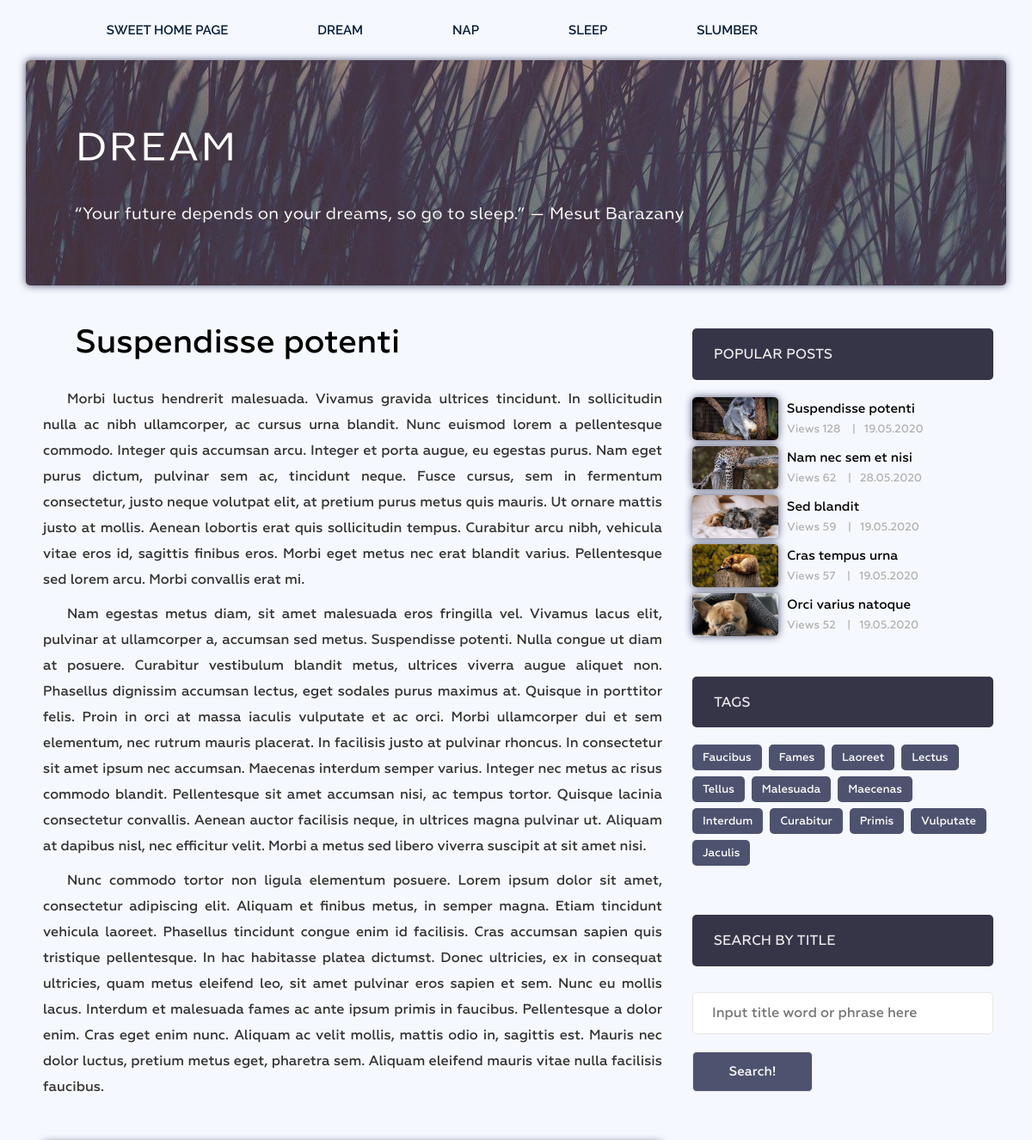
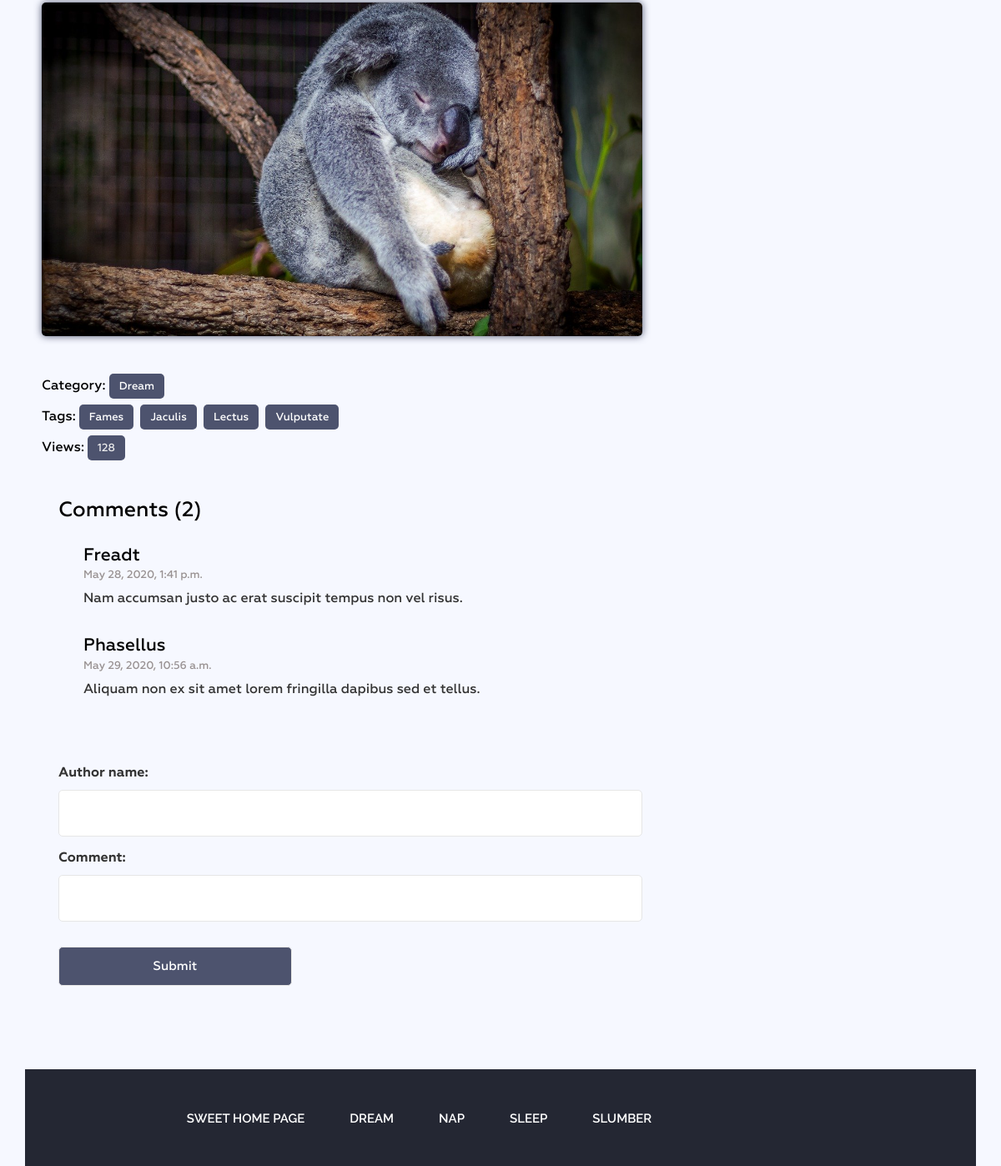
The app's page /post/suspendisse-potenti/ with its own data (2 pictures, top to bottom).
### blogapp/models.py (models this page shows, shortened)
class Category(models.Model):
    title = models.CharField(max_length=50)
    slug = models.SlugField(max_length=50, unique=True)
    quote = models.CharField(max_length=255)
    def __str__(self):
        return self.title
    def get_absolute_url(self):
        return reverse(viewname='category', kwargs={'slug': self.slug})
    class Meta:
        verbose_name_plural = 'Categories'
        ordering = ['title']

class Post(models.Model):
    title = models.CharField(max_length=150)
    slug = models.SlugField(max_length=150, unique=True)
    content = models.TextField(blank=True)
    author = models.CharField(max_length=150)
    created_at = models.DateTimeField(auto_now_add=True)
    photo = models.ImageField(upload_to='photos/%Y/%m/%d/', blank=True)
    views = models.IntegerField(default=0)
    category = models.ForeignKey(Category, on_delete=models.PROTECT, related_name='posts')
    tags = models.ManyToManyField(Tag, blank=True, related_name='posts')
    def get_absolute_url(self):
        return reverse(viewname='post', kwargs={'slug': self.slug})
    class Meta:
        ordering = ['-created_at']

class Tag(models.Model):
    title = models.CharField(max_length=50)
    slug = models.SlugField(max_length=50, unique=True)
    def __str__(self):
        return self.title
    def get_absolute_url(self):
        return reverse(viewname='tag', kwargs={'slug': self.slug})
    class Meta:
        ordering = ['title']

class Comment(models.Model):
    author_name = models.CharField(max_length=50)
    comment = models.CharField(max_length=255)
    created_at = models.DateTimeField(auto_now_add=True)
    post = models.ForeignKey(Post, on_delete=models.CASCADE, related_name='comments')

### blogapp/views.py (the view)
class PostPage(DetailView):
    model = Post
    template_name = 'blogapp/single.html'
    context_object_name = 'post'
    def get_context_data(self, *, object_list=None, **kwargs):
        context = super().get_context_data(**kwargs)
        context['comments'] = self.object.comments.all()
        context['comment_form'] = CommentForm(initial={'post': self.object.pk})
        self.object.views = F('views') + 1
        self.object.save()
        self.object.refresh_from_db()
        return context

### blogapp/forms.py
class CommentForm(forms.ModelForm):
	class Meta:
		model = Comment
		fields = ('author_name', 'comment',)

### blogapp/templatetags/menu_tags.py (called while the page is built)
@register.inclusion_tag('blogapp/menu_tpl.html')
def show_menu(menu_class='menu'):
    categories = Category.objects.all()
    return {'categories': categories, 'menu_class': menu_class, }

### blogapp/templatetags/single_page_tags.py (called while the page is built)
@register.inclusion_tag('blogapp/popular_posts_tpl.html')
def show_popular_posts(count=3):
    posts = Post.objects.order_by('-views')[:count]
    return {'posts': posts}

@register.inclusion_tag('blogapp/tags_cloud_tpl.html')
def show_tags_cloud():
    tags = Tag.objects.order_by('?')
    return {"tags": tags}

### blogapp/templates/blogapp/single.html (shortened to what this page needs)
{% extends 'base.html' %}
{% load static %}
{% load menu_tags %}
{% block content %}
<section class="bg-text-area">
    <div class="container">
        <div class="row">
            <div class="col-md-12">
                <div class="bg-text">
                    <h3>{{ post.category.title }}</h3>
                        <p>{{ post.category.quote }}</p>
                </div>
            </div>
        </div>
    </div>
</section>
<section class="single-blog-area">
    <div class="container">
        <div class="row">
           <div class="col-md-12">
            <div class="border-top">
                <div class="col-md-8">
                <div class="blog-area">
                    <div class="blog-area-part">
                        <h2 style="text-indent: 1em;">{{ post.title }}</h2>
                        <div class="for-style" style="text-indent: 2em;">
                            <p> {{ post.content|safe }} </p>
                        </div>
                        <img src="{{ post.photo.url }}" alt="">
                        <div class="tags">
                            <h2 style="margin-bottom: 0px; font-size: 16px;"> Category: <p><a href="{{ post.category.get_absolute_url }}">{{ post.category }}</a></p></h2>
                            {% if post.tags.exists %}
                                <h2 style="margin-top: 0px; margin-bottom: 0px; font-size: 16px;">Tags: {% for tag in post.tags.all %}<p><a href="{{ tag.get_absolute_url }}"> {{ tag.title }} </a></p> {% endfor %}</h2>
                            {% endif %}
                            <h2 style="margin-top: 0px; margin-bottom: 0px; font-size: 16px;"> Views: <p>{{ post.views }}</p> </h2>
                        </div>
                    </div>
                    <div class="commententries">
                        <h3>Comments ({{ comments.count }})</h3>
                        {% for comment in comments %}
                        <ul class="commentlist">
                            <li>
                                <article class="comment">
                                    <section class="comment-details">
                                        <div class="author-name">
                                            <h5><a href="#">{{ comment.author_name}}</a></h5>
                                            <p>{{ comment.created_at }}</p>
                                        </div>
                                        <div class="comment-body">
                                            <p>{{ comment.comment }} </p>
                                        </div>
                                    </section>
                                </article>
                            </li>
                        </ul>
                        {% endfor %}
                    </div>
                    <div class="comment-form-container">
                        <form class="comment-form" method="post" action="{% url 'comment_create' post.slug %}">
                            {{ comment_form.as_p }}
                            <input type="submit" class='button' value='Submit'>
                        </form>
                    </div>
                </div>
            </div>
            <div class="col-md-4">
                {% show_popular_posts 5 %}
                {% show_tags_cloud %}
                <div class="newsletter">
                    <h2 class="sidebar-title">Search by title</h2>
                    <form action="{% url 'search' %}" method="get">
                        <input type="text" name="s" placeholder="Input title word or phrase here">
                        <input type="submit" value="Search!">
                    </form>
                </div>
            </div>
            </div>
            </div>
        </div>
    </div>
</section>
{% endblock %}

### blogapp/templates/blogapp/menu_tpl.html
<div class="{{menu_class}}">
    <ul>
        <li><a href="{% url 'home' %}">Sweet Home Page</a></li>
        {% for item in categories %}
            <li><a href="{{ item.get_absolute_url }}">{{ item }}</a></li>
        {% endfor %}
    </ul>
</div>

### blogapp/templates/blogapp/popular_posts_tpl.html
<h2 class="sidebar-title">Popular posts</h2>
<div class="grid" >
    <div class="portfolio-item popular" >
        {% for post in posts %}
        <img alt="" src="{{ post.photo.url }}">
        <div class="portfolio-text">
            <h5><a href="{{ post.get_absolute_url }}">{{ post.title }}</a></h5>
            <p>Views {{ post.views }} <span>|</span>{{ post.created_at|date:"d.m.Y" }}</p>
        </div>
        {% endfor %}
    </div>
</div>

### blogapp/templates/blogapp/tags_cloud_tpl.html
<div class="tags">
    <h2 class="sidebar-title">Tags</h2>
    {% for tag in tags %}
        <p><a href="{{ tag.get_absolute_url }}">{{ tag }}</a></p>
    {% endfor %}
</div>

### records on screen
Category: title "DREAM"
Category: title "NAP"
Category: title "SLEEP"
Category: title "SLUMBER"
Post: category "DREAM", category.quote "“Your future depends on your dreams, so go to sleep.” — Mesut Barazany", title "Suspendisse potenti", content "Morbi luctus hendrerit malesuada. Vivamus gravida ultrices tincidunt. In sollicitudin nulla ac nibh ullamcorper, ac cursus urna blandit. Nunc euismod lorem a pellentesque commodo. Integer quis accumsan arcu. Integer et porta augue, eu egestas purus. Nam eget purus dictum, pulvinar sem ac, tincidunt neque. Fusce cursus, sem in fermentum consectetur, justo neque volutpat elit, at pretium purus metus quis mauris. Ut ornare mattis justo at mollis. Aenean lobortis erat quis sollicitudin tempus. Curabitur arcu nibh, vehicula vitae eros id, sagittis finibus eros. Morbi eget metus nec erat blandit varius. Pellentesque sed lorem arcu. Morbi convallis erat mi. Nam egestas metus diam, sit amet…", photo (picture), category "Dream", views "128", count "2", created_at "19.05.2020"
Tag: title "Fames"
Tag: title "Jaculis"
Tag: title "Lectus"
Tag: title "Vulputate"
Comment: author_name "Freadt", created_at "May 28, 2020, 1:41 p.m.", comment "Nam accumsan justo ac erat suscipit tempus non vel risus."
Comment: author_name "Phasellus", created_at "May 29, 2020, 10:56 a.m.", comment "Aliquam non ex sit amet lorem fringilla dapibus sed et tellus."
Post: photo (picture), title "Nam nec sem et nisi", views "62", created_at "28.05.2020"
Post: photo (picture), title "Sed blandit", views "59", created_at "19.05.2020"
Post: photo (picture), title "Cras tempus urna", views "57", created_at "19.05.2020"
Post: photo (picture), title "Orci varius natoque", views "52", created_at "19.05.2020"
Tag: title "Faucibus"
Tag: title "Laoreet"
Tag: title "Tellus"
Tag: title "Malesuada"
Tag: title "Maecenas"
Tag: title "Interdum"
Tag: title "Curabitur"
Tag: title "Primis"
